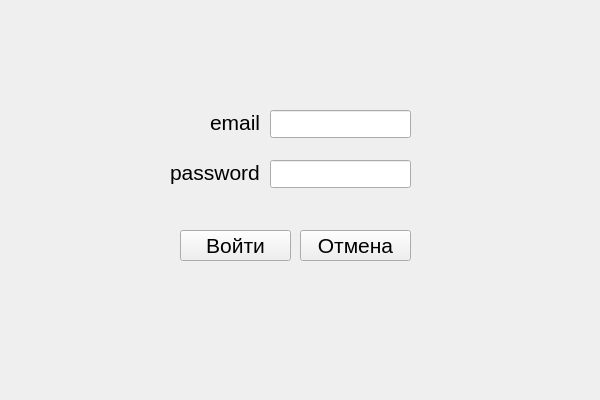
<?xml version="1.0" encoding="UTF-8"?>
<ui version="4.0">
 <class>auth_user</class>
 <widget class="QWidget" name="auth_user">
  <property name="geometry">
   <rect>
    <x>0</x>
    <y>0</y>
    <width>600</width>
    <height>400</height>
   </rect>
  </property>
  <property name="windowTitle">
   <string>Form</string>
  </property>
  <widget class="QLineEdit" name="email_1">
   <property name="geometry">
    <rect>
     <x>270</x>
     <y>110</y>
     <width>141</width>
     <height>28</height>
    </rect>
   </property>
   <property name="font">
    <font>
     <pointsize>16</pointsize>
    </font>
   </property>
  </widget>
  <widget class="QLineEdit" name="pass_1">
   <property name="geometry">
    <rect>
     <x>270</x>
     <y>160</y>
     <width>141</width>
     <height>28</height>
    </rect>
   </property>
   <property name="font">
    <font>
     <pointsize>16</pointsize>
    </font>
   </property>
  </widget>
  <widget class="QPushButton" name="login">
   <property name="geometry">
    <rect>
     <x>180</x>
     <y>230</y>
     <width>111</width>
     <height>31</height>
    </rect>
   </property>
   <property name="font">
    <font>
     <pointsize>16</pointsize>
    </font>
   </property>
   <property name="text">
    <string>Войти</string>
   </property>
  </widget>
  <widget class="QLabel" name="label">
   <property name="geometry">
    <rect>
     <x>210</x>
     <y>110</y>
     <width>61</width>
     <height>25</height>
    </rect>
   </property>
   <property name="font">
    <font>
     <pointsize>16</pointsize>
    </font>
   </property>
   <property name="text">
    <string>email</string>
   </property>
  </widget>
  <widget class="QLabel" name="label_2">
   <property name="geometry">
    <rect>
     <x>170</x>
     <y>160</y>
     <width>101</width>
     <height>25</height>
    </rect>
   </property>
   <property name="font">
    <font>
     <pointsize>16</pointsize>
    </font>
   </property>
   <property name="text">
    <string>password</string>
   </property>
  </widget>
  <widget class="QPushButton" name="cancel">
   <property name="geometry">
    <rect>
     <x>300</x>
     <y>230</y>
     <width>111</width>
     <height>31</height>
    </rect>
   </property>
   <property name="font">
    <font>
     <pointsize>16</pointsize>
    </font>
   </property>
   <property name="text">
    <string>Отмена</string>
   </property>
  </widget>
 </widget>
 <resources/>
 <connections/>
</ui>
